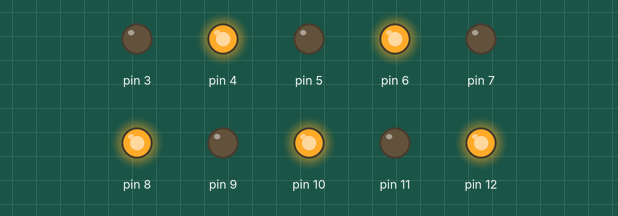
The sketch below on a simulated Arduino Uno, built with avr-gcc and run on an emulated ATmega328P. On the bench: output pins drawn as LEDs (lit = HIGH).

Above: at 0.5 s.
At 3.5 s:
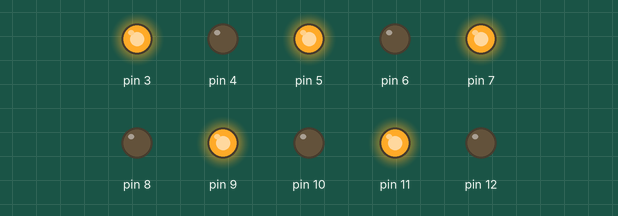
Timing chart, 0 to 4.6 s (numbered marks = the images above):
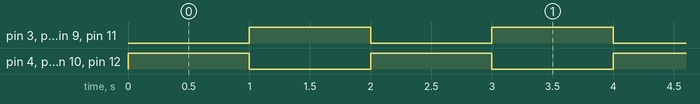

Measured:
- by itself, pin 3–12: alternates HIGH for 1.0 s and LOW for 1.0 s

The sketch:

actividad_1c_mateo_villegas1.ino
```cpp
//El cable rojo es para los pares
//El cable naranja es para los impares
void setup()
{
  pinMode(12, OUTPUT);
  pinMode(10, OUTPUT);
  pinMode(8, OUTPUT);
  pinMode(6, OUTPUT);
  pinMode(4, OUTPUT);
  pinMode(11, OUTPUT);
  pinMode(9, OUTPUT);
  pinMode(7, OUTPUT);
  pinMode(5, OUTPUT);
  pinMode(3, OUTPUT);

}

void loop()
{
  digitalWrite(12, HIGH);
  digitalWrite(10, HIGH);
  digitalWrite(8, HIGH);
  digitalWrite(6, HIGH);
  digitalWrite(4, HIGH);
  digitalWrite(11, LOW);
  digitalWrite(9, LOW);
  digitalWrite(7, LOW);
  digitalWrite(5, LOW);
  digitalWrite(3, LOW);
  delay(1000);

  digitalWrite(11, HIGH);
  digitalWrite(9, HIGH);
  digitalWrite(7, HIGH);
  digitalWrite(5, HIGH);
  digitalWrite(3, HIGH);
  digitalWrite(12, LOW);
  digitalWrite(10, LOW);
  digitalWrite(8, LOW);
  digitalWrite(6, LOW);
  digitalWrite(4, LOW);
  delay(1000);
 }
```
